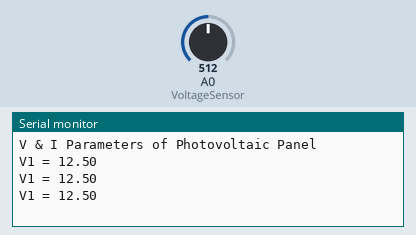
This sketch was run on a simulated Arduino Uno, built with avr-gcc and run on an emulated ATmega328P. Parts: the last lines printed to the serial monitor. The test bench sets the inputs (shaded band); at power-on: A0 (VoltageSensor) = 512.

Above: at 1.3 s.
1.4 s: A0 (VoltageSensor) set to 716
At 1.9 s:
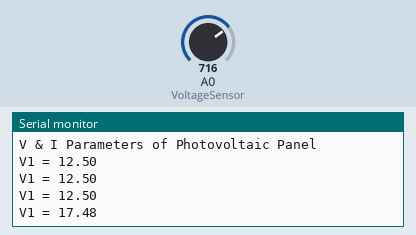
2.9 s: A0 (VoltageSensor) set to 900
At 3.4 s:
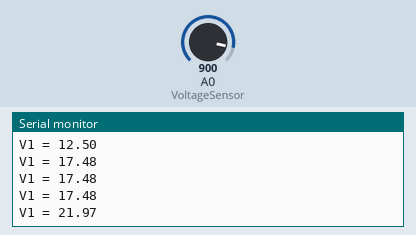
Timing chart, 0 to 5.9 s (numbered marks = the images above; inputs shaded):
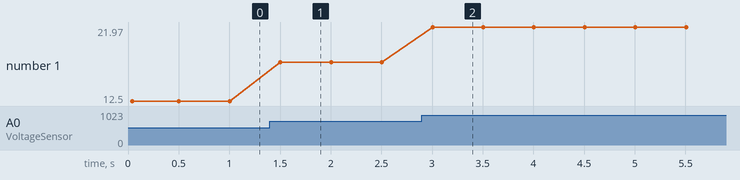

The sketch:

VoltageSensor.ino
```cpp
#define VoltageSensor A0

int adc_value = 0;
float adc_voltage = 0.0;
float input_voltage = 0.0;

void setup()
{
  Serial.begin(9600);
  Serial.println("V & I Parameters of Photovoltaic Panel");

}

void loop()
{
  adc_value = analogRead(VoltageSensor);

  adc_voltage = adc_value * (5.0/1024.0);

  input_voltage = adc_voltage / 0.2;
  Serial.print("V1 = ");
  Serial.println(input_voltage, 2);

  delay(500);


}
```

Measured:
- after the input at 1.4 s, the serial monitor: prints a new line after 0.10 s (image 1)
- after the input at 2.9 s, the serial monitor: prints a new line after 0.10 s (image 2)
- plotted number 1: 12.5 → 17.48 after the input at 1.4 s, 17.48 → 21.97 after the input at 2.9 s
